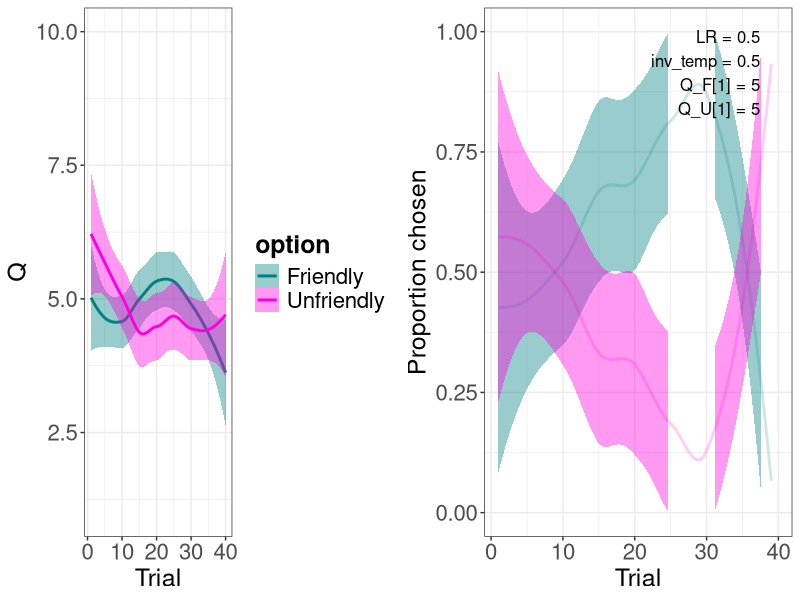
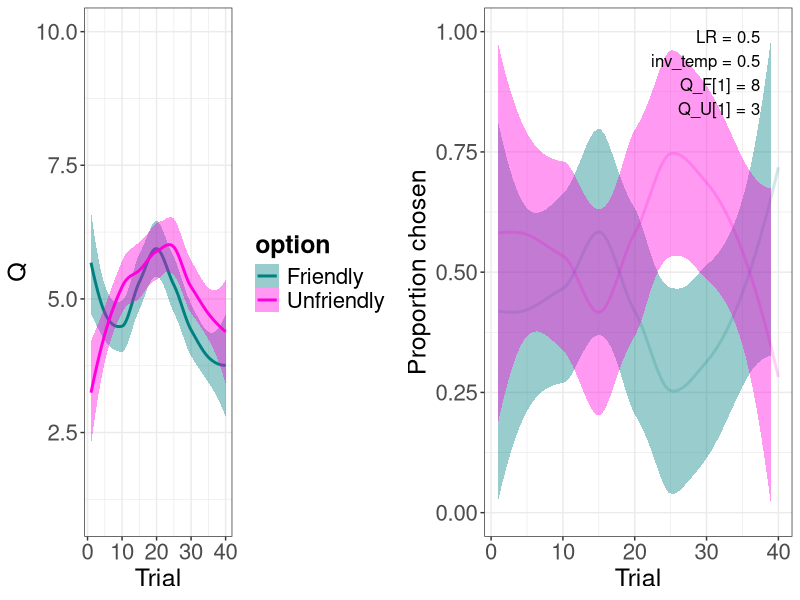
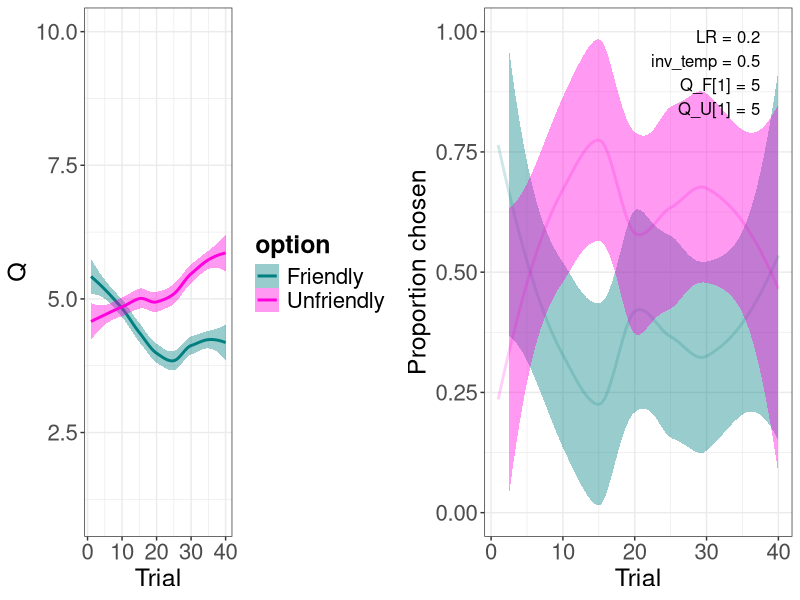
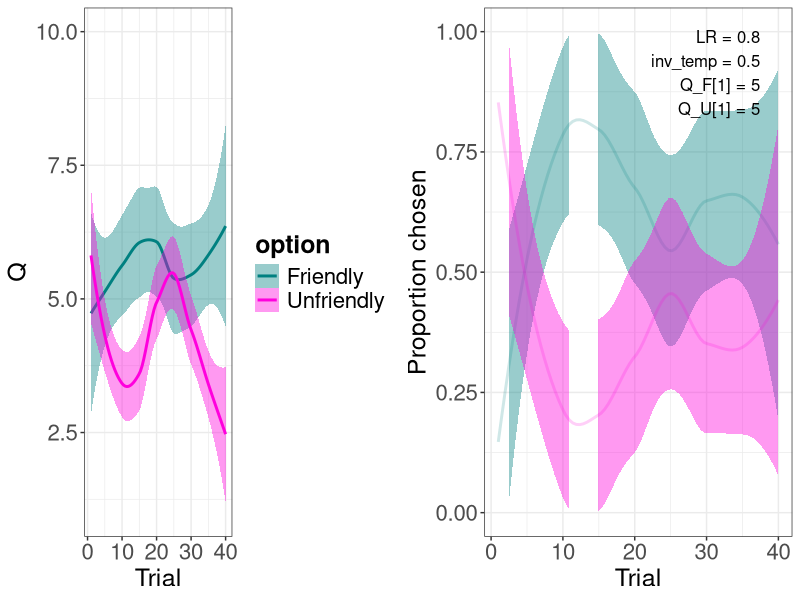
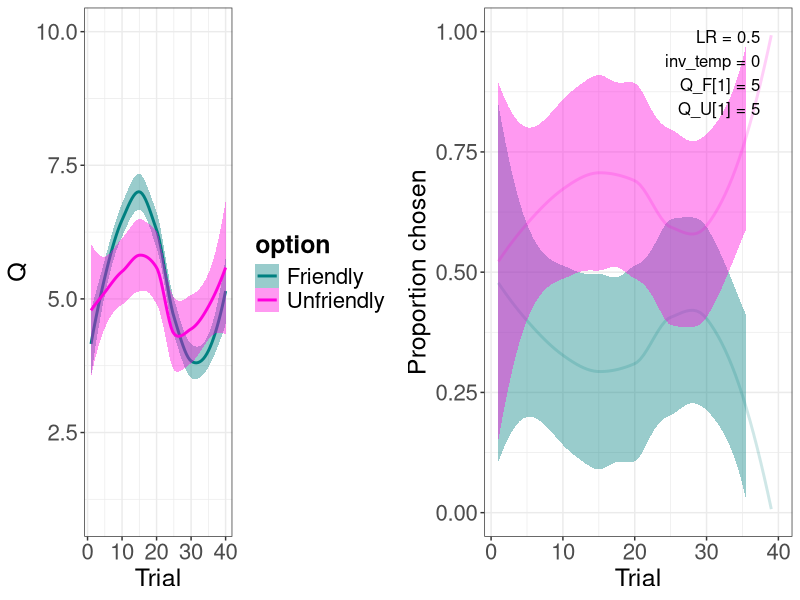
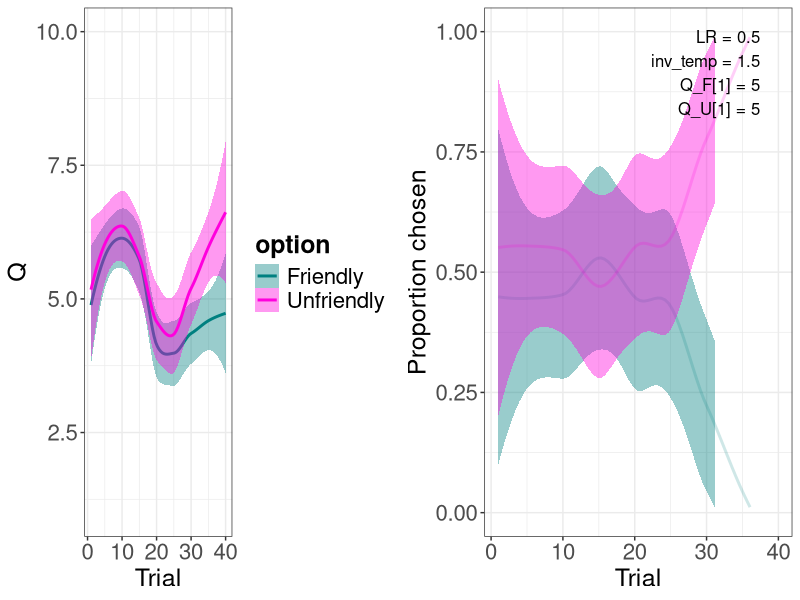
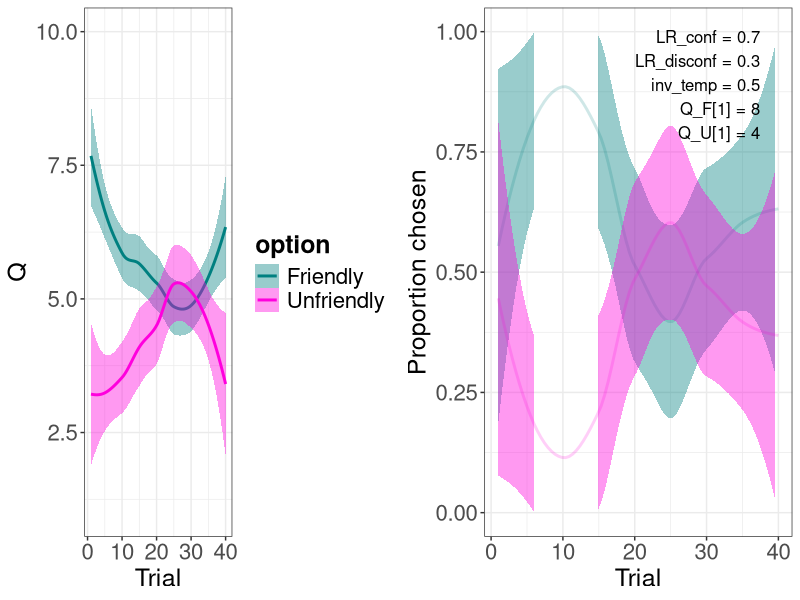
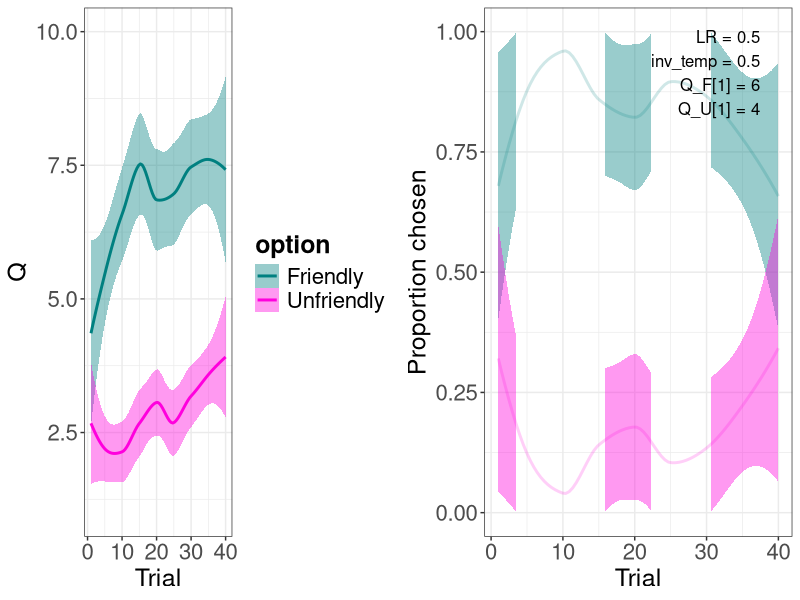

Recreate these plots in R, in order.
## ---- chunk 1
knitr::knit_hooks$set(purl = knitr::hook_purl)
knitr::opts_chunk$set(echo = TRUE)
knitr::opts_chunk$set(message = FALSE)
knitr::opts_chunk$set(fig.width = 10, fig.height = 4)
## ---- chunk 2
n_participants <- 1
n_trials <- 40
params_std <- c(0.5, 0.5, 5, 5) # LR, inv_temp, Q_F_1, Q_U_1
set.seed(1234)
## ---- chunk 3
library(truncnorm)

rating <- function() {
  R <- round(rtruncnorm(n = 1, a = 1, b = 10, 
                        mean = 5, 
                        sd = 3), 
             0)
  return(R)
}
## ---- chunk 4
run_model <- function(params = params_std) {
  dat <- data.frame()

  for (j in 1:n_participants) {

    # ------ init data frames etc -----
    Q <- data.frame(
      F = rep(NA, n_trials),
      U = rep(NA, n_trials)
    )
    P_F <- c()
    choice <- c()
    R <- c()
    pred_err <- c()

    # ----- initialize parameters -----
    LR <- params[1]
    inv_temp <- params[2]
    Q$F[1] <- params[3]
    Q$U[1] <- params[4]

    # --------- run trials ------------
    for (t in 1:n_trials) {

      # choose
      P_F[t] <- 1 / (1 + exp(-inv_temp * (Q$F[t] - Q$U[t])))
      choice[t] <- if_else(runif(1) < P_F[t],
                          "F",
                          "U")

      # rate
      R[t] <- rating()

      # learn
      pred_err[t] <- R[t] - Q[t, choice[t]]

      if (t < n_trials) {   # no updating Qs in the very last trial
        Q[t+1, choice[t]] <- Q[t, choice[t]] + LR * pred_err[t]

        not_chosen <- colnames(Q[which(colnames(Q) != choice[t])])
        Q[t+1, not_chosen] <- Q[t, not_chosen]
      }
    }

    dat_p <- data.frame(
      participant = rep(j, n_trials),
      trial =       1:n_trials,
      Q_F =         Q$F,
      Q_U =         Q$U,
      P_F =         P_F,
      choice =      choice,
      R =           R,
      pred_err =    pred_err
    )

    dat <- rbind(dat, dat_p)
  }

  return(dat)
}
## ---- chunk 5
library(tidyverse)
my_teal <- "#008080"
my_pink <- "#ff00dd"

my_theme <- theme_bw() +
  theme(plot.title = element_text(size = 20, face = "bold")) +
  theme(axis.text = element_text(size = 16),
        axis.title = element_text(size = 18)) +
  theme(legend.title = element_text(size = 18, face = "bold"),
        legend.text = element_text(size = 16)) +
  theme(strip.text.x = element_text(size = 18, face = "bold"))
## ---- chunk 6
library(grid)
library(gridExtra)

to_long <- function(dat) {
  long_dat <- dat %>%
    pivot_longer(c(Q_F, Q_U), names_prefix = "Q_", names_to = "option", values_to = "Q") %>%
    mutate(option = factor(option),
           choice = factor(choice))

  return(long_dat)
}

plot_Q <- function(dat) {
  p <- ggplot(dat, aes(x = trial,
                      y = Q,
                      color = option)) +
    geom_smooth(aes(fill = option)) +
    ylim(c(1, 10)) +
    labs(x = "Trial") +
    scale_color_manual(values = c(my_teal, my_pink),
                      labels = c("Friendly", "Unfriendly")) +  
    scale_fill_manual(values = c(my_teal, my_pink),
                      labels = c("Friendly", "Unfriendly")) +
    my_theme
  return(p)
}

plot_choice <- function(dat) {
  dat <- dat %>%
    mutate(choice_is_F = if_else(choice == "F", 1, 0),
           choice_is_U = 1 - choice_is_F)
    
  p <- ggplot(dat, aes(x = trial)) +
    geom_smooth(aes(y = choice_is_F),
                color = paste0(my_teal, "30"),
                fill = paste0(my_teal, "30")) +
    geom_smooth(aes(y = choice_is_U),
                color = paste0(my_pink, "30"),
                fill = paste0(my_pink, "30")) +
    ylim(c(0, 1)) +
    labs(x = "Trial",
         y = "Proportion chosen") +
    my_theme
  return(p)
}

annotation_single <- function(params, x = 0.95) {
    text <- paste0("LR = ", params[1],
                  "\ninv_temp = ", params[2],
                  "\nQ_F[1] = ", params[3],
                  "\nQ_U[1] = ", params[4])

    grid.text(text, x = unit(x, "npc"), y = unit(0.95, "npc"), hjust = 1, vjust = 1)
}

annotation_double <- function(params_left, params_right) {
  annotation_single(params_left, 0.45)
  annotation_single(params_right, 0.95)
}
## ---- chunk 7
library(rjson)
model_dat_JSON <- function(params, model_dat) {
  LR <- params[1]
  inv_temp <- params[2]
  initQF <- params[3]
  initQU <- params[4]
  T <- n_trials
  choice <- as.numeric(model_dat$choice == "U") + 1
  R <- model_dat$R
  my_list <- list(LR, inv_temp, initQF, initQU, T, choice, R)
  names(my_list) <- c("LR", "inv_temp", "initQF", "initQU", "T", "choice", "R")
  return(toJSON(my_list))
}
## ---- chunk 8
dat_std <- run_model()
write(model_dat_JSON(params_std, dat_std), "sim_dat.json")
dat_std <- dat_std %>% to_long()
p_left <- plot_Q(dat_std)
p_right <- plot_choice(dat_std)
grid.arrange(p_left, p_right, nrow = 1)
annotation_single(params_std)
## ---- chunk 9
params <- c(0.5, 0.5, 8, 3)
dat <- run_model(params)
write(model_dat_JSON(params, dat), "sim_dat.json")
dat <- dat %>% to_long()
p_left <- plot_Q(dat)
p_right <- plot_choice(dat)
grid.arrange(p_left, p_right, nrow = 1)
annotation_single(params)
## ---- chunk 10
params <- c(0.2, 0.5, 5, 5)
dat <- run_model(params) %>% to_long()
p_left <- plot_Q(dat)
p_right <- plot_choice(dat)
grid.arrange(p_left, p_right, nrow = 1)
annotation_single(params)

params <- c(0.8, 0.5, 5, 5)
dat <- run_model(params) %>% to_long()
p_left <- plot_Q(dat)
p_right <- plot_choice(dat)
grid.arrange(p_left, p_right, nrow = 1)
annotation_single(params)
## ---- chunk 11
params <- c(0.5, 0, 5, 5)
dat <- run_model(params) %>% to_long()
p_left <- plot_Q(dat)
p_right <- plot_choice(dat)
grid.arrange(p_left, p_right, nrow = 1)
annotation_single(params)

params <- c(0.5, 1.5, 5, 5)
dat <- run_model(params) %>% to_long()
p_left <- plot_Q(dat)
p_right <- plot_choice(dat)
grid.arrange(p_left, p_right, nrow = 1)
annotation_single(params)
## ---- chunk 12
threshold <- 2

is_confirm <- function(rating, init_value) {
  return(abs(rating - init_value) <= threshold)
}
## ---- chunk 13
params_std <- c(0.7, 0.3, 0.5, 8, 4) # LR_conf, LR_disconf, inv_temp, Q_F_1, Q_U_1

run_model_dualLR <- function(params = params_std) {
  dat <- data.frame()

  for (j in 1:n_participants) {

    # ------ init data frames etc -----
    Q <- data.frame(
      F = rep(NA, n_trials),
      U = rep(NA, n_trials)
    )
    P_F <- c()
    choice <- c()
    R <- c()
    pred_err <- c()

    # ----- initialize parameters -----
    LR_conf <- params[1]
    LR_disconf <- params[2]
    inv_temp <- params[3]
    Q$F[1] <- params[4]
    Q$U[1] <- params[5]

    # --------- run trials ------------
    for (t in 1:n_trials) {

      # choose
      P_F[t] <- 1 / (1 + exp(-inv_temp * (Q$F[t] - Q$U[t])))
      choice[t] <- if_else(runif(1) < P_F[t],
                          "F",
                          "U")

      # rate
      R[t] <- rating()

      # learn
      pred_err[t] <- R[t] - Q[t, choice[t]]

      # which learning rate?
      LR <- if_else(is_confirm(R[t], Q[1, choice[t]]),
                    LR_conf,
                    LR_disconf)

      if (t < n_trials) {   # no updating Qs in the very last trial
        Q[t+1, choice[t]] <- Q[t, choice[t]] + LR * pred_err[t]

        not_chosen <- colnames(Q[which(colnames(Q) != choice[t])])
        Q[t+1, not_chosen] <- Q[t, not_chosen]
      }
    }

    dat_p <- data.frame(
      participant = rep(j, n_trials),
      trial =       1:n_trials,
      Q_F =         Q$F,
      Q_U =         Q$U,
      P_F =         P_F,
      choice =      choice,
      R =           R,
      pred_err =    pred_err
    )

    dat <- rbind(dat, dat_p)
  }

  return(dat)
}
## ---- chunk 14
annotation_single <- function(params, x = 0.95) {
  text <- paste0("LR_conf = ", params[1],
               "\nLR_disconf = ", params[2], 
               "\ninv_temp = ", params[3],
               "\nQ_F[1] = ", params[4],
               "\nQ_U[1] = ", params[5])

  grid.text(text, x = unit(x, "npc"), y = unit(0.95, "npc"), hjust = 1, vjust = 1)
}
## ---- chunk 15
dat <- run_model_dualLR() %>% to_long()
p_left <- plot_Q(dat)
p_right <- plot_choice(dat)
grid.arrange(p_left, p_right, nrow = 1)
annotation_single(params_std)
## ---- chunk 16
bonus <- 3

rating <- function(init_value_chosen, init_value_not_chosen) {
  R <- round(rtruncnorm(n = 1, a = 1, b = 10, 
                        mean = 5, 
                        sd = 3), 
             0)

  if (init_value_chosen > init_value_not_chosen) {
    bonus_polarity <- 1
  } else if (init_value_chosen < init_value_not_chosen) {
    bonus_polarity <- -1
  } else {
    bonus_polarity <- 0
  }

  R <- R + 
    is_confirm(R, init_value_chosen) * bonus * bonus_polarity
  return(min(R, 10))    # max rating is still 10
}
## ---- chunk 17
run_model <- function(params = params_std) {
  dat <- data.frame()

  for (j in 1:n_participants) {

    # ------ init data frames etc -----
    Q <- data.frame(
      F = rep(NA, n_trials),
      U = rep(NA, n_trials)
    )
    P_F <- c()
    choice <- c()
    R <- c()
    pred_err <- c()

    # ----- initialize parameters -----
    LR <- params[1]
    inv_temp <- params[2]
    Q$F[1] <- params[3]
    Q$U[1] <- params[4]

    # --------- run trials ------------
    for (t in 1:n_trials) {

      # choose
      P_F[t] <- 1 / (1 + exp(-inv_temp * (Q$F[t] - Q$U[t])))
      choice[t] <- if_else(runif(1) < P_F[t],
                          "F",
                          "U")
      not_chosen <- colnames(Q[which(colnames(Q) != choice[t])])

      # rate
      R[t] <- rating(Q[1, choice[t]],
                     Q[1, not_chosen])

      # learn
      pred_err[t] <- R[t] - Q[t, choice[t]]

      if (t < n_trials) {   # no updating Qs in the very last trial
        Q[t+1, choice[t]] <- Q[t, choice[t]] + LR * pred_err[t]

        Q[t+1, not_chosen] <- Q[t, not_chosen]
      }
    }

    dat_p <- data.frame(
      participant = rep(j, n_trials),
      trial =       1:n_trials,
      Q_F =         Q$F,
      Q_U =         Q$U,
      P_F =         P_F,
      choice =      choice,
      R =           R,
      pred_err =    pred_err
    )

    dat <- rbind(dat, dat_p)
  }

  return(dat)
}

annotation_single <- function(params, x = 0.95) {
    text <- paste0("LR = ", params[1],
                  "\ninv_temp = ", params[2],
                  "\nQ_F[1] = ", params[3],
                  "\nQ_U[1] = ", params[4])

    grid.text(text, x = unit(x, "npc"), y = unit(0.95, "npc"), hjust = 1, vjust = 1)
}
## ---- chunk 18
params <- c(0.5, 0.5, 6, 4) # LR, inv_temp, Q_F_1, Q_U_1
dat <- run_model(params) %>% to_long()
p_left <- plot_Q(dat)
p_right <- plot_choice(dat)
grid.arrange(p_left, p_right, nrow = 1)
annotation_single(params)
## ---- chunk 19
rating <- function(init_value) {
  R <- round(rtruncnorm(n = 1, a = 1, b = 10, 
                        mean = init_value, 
                        sd = 3), 
             0)
  return(R)
}
## ---- chunk 20
run_model <- function(params = params_std) {
  dat <- data.frame()

  for (j in 1:n_participants) {

    # ------ init data frames etc -----
    Q <- data.frame(
      F = rep(NA, n_trials),
      U = rep(NA, n_trials)
    )
    P_F <- c()
    choice <- c()
    R <- c()
    pred_err <- c()

    # ----- initialize parameters -----
    LR <- params[1]
    inv_temp <- params[2]
    Q$F[1] <- params[3]
    Q$U[1] <- params[4]

    # --------- run trials ------------
    for (t in 1:n_trials) {

      # choose
      P_F[t] <- 1 / (1 + exp(-inv_temp * (Q$F[t] - Q$U[t])))
      choice[t] <- if_else(runif(1) < P_F[t],
                          "F",
                          "U")

      # rate
      R[t] <- rating(Q[1, choice[t]])

      # learn
      pred_err[t] <- R[t] - Q[t, choice[t]]

      if (t < n_trials) {   # no updating Qs in the very last trial
        Q[t+1, choice[t]] <- Q[t, choice[t]] + LR * pred_err[t]

        not_chosen <- colnames(Q[which(colnames(Q) != choice[t])])
        Q[t+1, not_chosen] <- Q[t, not_chosen]
      }
    }

    dat_p <- data.frame(
      participant = rep(j, n_trials),
      trial =       1:n_trials,
      Q_F =         Q$F,
      Q_U =         Q$U,
      P_F =         P_F,
      choice =      choice,
      R =           R,
      pred_err =    pred_err
    )

    dat <- rbind(dat, dat_p)
  }

  return(dat)
}

annotation_single <- function(params, x = 0.95) {
    text <- paste0("LR = ", params[1],
                  "\ninv_temp = ", params[2],
                  "\nQ_F[1] = ", params[3],
                  "\nQ_U[1] = ", params[4])

    grid.text(text, x = unit(x, "npc"), y = unit(0.95, "npc"), hjust = 1, vjust = 1)
}
## ---- chunk 21
params <- c(0.5, 0.5, 7, 3) # LR, inv_temp, Q_F_1, Q_U_1
dat <- run_model(params) %>% to_long()
p_left <- plot_Q(dat)
p_right <- plot_choice(dat)
grid.arrange(p_left, p_right, nrow = 1)
annotation_single(params)
